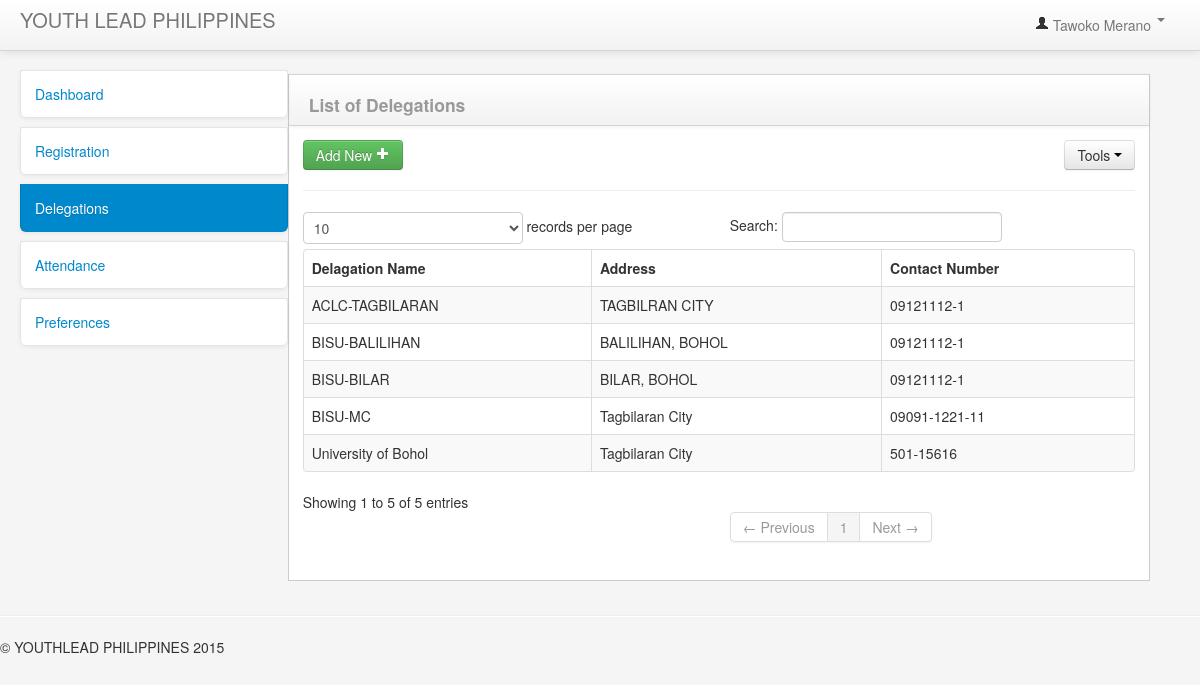
The app's page /public/admin/delegations.php with its own data.
### tables this page shows
CREATE TABLE IF NOT EXISTS `tbl_delegations` (
  `delegation_id` int(10) unsigned NOT NULL AUTO_INCREMENT,
  `delegation_name` varchar(45) NOT NULL,
  `delegation_add` varchar(45) NOT NULL,
  `delegation_contact` varchar(45) NOT NULL,
  PRIMARY KEY (`delegation_id`)
);

### classes/class.delegation.php (called while the page is built, shortened)
<?php
class Delegation{
	function loadDelegation(){
		$sql="SELECT * FROM `tbl_delegations`";
		$result=Database::$conn->query($sql);
		$ret_val = array();
		if($result->num_rows > 0){
			while($row=$result->fetch_array()){
				$d = new Delegation();
				$d->delegation_id = $row['delegation_id'];
				$d->delegation_name = $row['delegation_name'];
				$d->delegation_add = $row['delegation_add'];
				$d->delegation_contact = $row['delegation_contact'];
				$ret_val[] = $d;
			}
		}
		return $ret_val;
	}
}
?>

### public/admin/delegations.php (the view, shortened to what this page needs)
<?php
	include('inc/header.php');
	include('menus/public-top_menu.php');
	include('../../classes/class.delegation.php');
?>
<div class="container-fluid">
            <div class="row-fluid">
                <div class="span3" id="sidebar">
                    <ul class="nav nav-list bs-docs-sidenav nav-collapse collapse">
	                        <li>
	                            <a href="index.php"></i> Dashboard</a>
	                        </li>
	                    </ul>
	                    <ul class="nav nav-list bs-docs-sidenav nav-collapse collapse">
	                        <li>
	                            <a href="registerdelegates.php"></i>Registration</a>
	                        </li>
	                    </ul>
	                     <ul class="nav nav-list bs-docs-sidenav nav-collapse collapse">
	                        <li  class="active">
	                            <a href="delegations.php"></i>Delegations</a>
	                        </li>
	                    </ul>
	                    <ul class="nav nav-list bs-docs-sidenav nav-collapse collapse">
	                       <li>
	                            <a href="attendance.php"></i>Attendance</a>
	                        </li>
	                    </ul>
	                    <ul class="nav nav-list bs-docs-sidenav nav-collapse collapse">
	                       <li>
	                            <a href="preferences.php"></i>Preferences</a>
	                        </li>
	                    </ul>
                </div>
                	<div class="span9" id="content">
				                        <div class="block">
				                            <div class="navbar navbar-inner block-header">
				                                <div class="muted pull-left"><h4>List of Delegations</h4></div>
				                            </div>
				                            <div class="block-content collapse in">
				                                <div class="col-md-12">
				                                <div class="table-toolbar">
                                      <div class="btn-group">
                                         <a href="#myAlert" data-toggle="modal"><button class="btn btn-success">Add New <i class="icon-plus icon-white"></i></button></a>
                                      </div>
                                      <div class="btn-group pull-right">
                                         <button data-toggle="dropdown" class="btn dropdown-toggle">Tools <span class="caret"></span></button>
                                      </div>
                                   </div>
                                   <hr>
				  									<table class="table table-striped table-bordered" id="example2">
										              <thead>
										                <tr>
										                  <th>Delagation Name</th>
										                  <th>Address</th>
										                  <th>Contact Number</th>
										                </tr>
										              </thead>
										              <tbody>
										              <?php
										              		$d = new Delegation();
										              		$list_of_delegations=$d->loadDelegation();
										              		foreach ($list_of_delegations as $del) {
										              ?>
										                <tr>
										                  <td><?php echo $del->delegation_name ?></td>
										                  <td><?php echo $del->delegation_add ?></td>
										                  <td><?php echo $del->delegation_contact ?></td>
										                </tr>
										                <?php
										                }
										                ?>
										              </tbody>
										            </table>
				                                </div>
				                            </div>
				                        </div>
				    </div>
				    </div>
</div>
<?php
include('inc/footer.php');
?>

### public/admin/assets/styles.css (style rules this page uses)
body { padding-top: 0; padding-bottom: 40px; background-color: #f5f5f5; }
@media (min-width: 979px) { body { padding-top: 60px; } }
#content { margin-left:0px; }
.block { border: 1px solid #ccc; background: white; margin: 1em 0em; border-top: none; }
.block-content { margin: 1em; min-height: .25em; }
.block-header { margin-bottom: 0px; border-right: none; border-left: none; -webkit-border-radius: 0px; -moz-border-radius: 0px; border-radius: 0px; }
.block-header div { padding-top: 10px; }
.bs-docs-sidenav { max-width: 275px; margin: 10px 0 0; padding: 0; background-color: #fff; -webkit-border-radius: 6px; -moz-border-radius: 6px; border-radius: 6px; -webkit-box-shadow: 0 1px 4px rgba(0,0,0,.065); -moz-box-shadow: 0 1px 4px rgba(0,0,0,.065); box-shadow: 0 1px 4px rgba(0,0,0,.065); }
.bs-docs-sidenav > li > a { display: block; width: 190px \9; margin: 0 0 -1px; padding: 8px 14px; border: 1px solid #e5e5e5; }
.bs-docs-sidenav > li:first-child > a { -webkit-border-radius: 6px 6px 0 0; -moz-border-radius: 6px 6px 0 0; border-radius: 6px 6px 0 0; }
.bs-docs-sidenav > li:last-child > a { -webkit-border-radius: 0 0 6px 6px; -moz-border-radius: 0 0 6px 6px; border-radius: 0 0 6px 6px; }
.bs-docs-sidenav > .active > a { position: relative; z-index: 2; padding: 9px 15px; border: 0; text-shadow: 0 1px 0 rgba(0,0,0,.15); -webkit-box-shadow: inset 1px 0 0 rgba(0,0,0,.1), inset -1px 0 0 rgba(0,0,0,.1); -moz-box-shadow: inset 1px 0 0 rgba(0,0,0,.1), inset -1px 0 0 rgba(0,0,0,.1); box-shadow: inset 1px 0 0 rgba(0,0,0,.1), inset -1px 0 0 rgba(0,0,0,.1); }

### records on screen
tbl_delegations: delegation_name "BISU-MC", delegation_add "Tagbilaran City", delegation_contact "09091-1221-11"
tbl_delegations: delegation_name "BISU-BILAR", delegation_add "BILAR, BOHOL", delegation_contact "09121112-1"
tbl_delegations: delegation_name "BISU-BALILIHAN", delegation_add "BALILIHAN, BOHOL", delegation_contact "09121112-1"
tbl_delegations: delegation_name "ACLC-TAGBILARAN", delegation_add "TAGBILRAN CITY", delegation_contact "09121112-1"
tbl_delegations: delegation_name "University of Bohol", delegation_add "Tagbilaran City", delegation_contact "501-15616"
